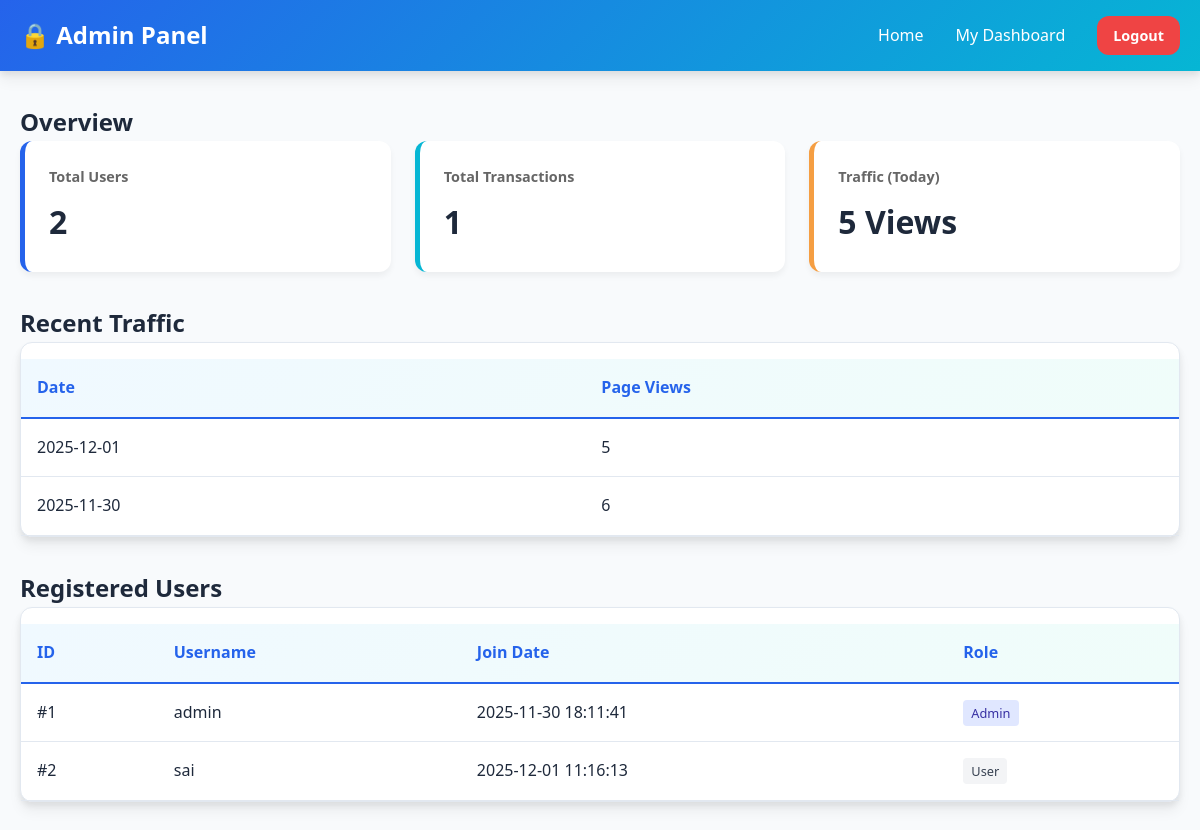
The page /admin (signed in) on the database its author committed.
### tables this page shows
CREATE TABLE traffic (
            id INTEGER PRIMARY KEY AUTOINCREMENT,
            date TEXT,
            page_views INTEGER DEFAULT 0
        );

CREATE TABLE users (
            id INTEGER PRIMARY KEY AUTOINCREMENT,
            username TEXT UNIQUE,
            password TEXT,
            is_admin INTEGER DEFAULT 0,
            join_date TEXT
        );

### app.py (the view)
@app.route('/admin')
def admin_panel():
    if 'user_id' not in session or session.get('is_admin') != 1:
        return "Access Denied: You are not an admin.", 403
    conn = sqlite3.connect('expenses.db')
    cursor = conn.cursor()
    cursor.execute("SELECT id, username, join_date, is_admin FROM users")
    users = cursor.fetchall()
    cursor.execute("SELECT * FROM traffic ORDER BY date DESC LIMIT 7")
    traffic_data = cursor.fetchall()
    cursor.execute("SELECT COUNT(*) FROM users")
    total_users = cursor.fetchone()[0]
    cursor.execute("SELECT COUNT(*) FROM expenses")
    total_expenses = cursor.fetchone()[0]
    conn.close()
    return render_template('admin.html', users=users, traffic=traffic_data, total_users=total_users, total_expenses=total_expenses)

### templates/admin.html (shortened to what this page needs)
<!DOCTYPE html>
<html lang="en">
<head>
    <link rel="stylesheet" href="/static/style.css">
</head>
<body>
    <nav>
        <div class="container">
            <h1>🔒 Admin Panel</h1>
            <ul>
                <li><a href="/">Home</a></li>
                <li><a href="/dashboard">My Dashboard</a></li>
                <li><a href="/logout" class="btn btn-logout">Logout</a></li>
            </ul>
        </div>
    </nav>
    <main class="container" style="margin-top: 2rem;">
        <h2>Overview</h2>
        <div class="admin-grid">
            <div class="stat-card">
                <h3>Total Users</h3>
                <p>{{ total_users }}</p>
            </div>
            <div class="stat-card" style="border-color: var(--secondary);">
                <h3>Total Transactions</h3>
                <p>{{ total_expenses }}</p>
            </div>
            <div class="stat-card" style="border-color: var(--accent);">
                <h3>Traffic (Today)</h3>
                <p>{% if traffic %}{{ traffic[0][2] }}{% else %}0{% endif %} Views</p>
            </div>
        </div>
        <h2>Recent Traffic</h2>
        <div class="card" style="padding: 0;">
            <table>
                <thead><tr><th>Date</th><th>Page Views</th></tr></thead>
                <tbody>
                    {% for row in traffic %}
                    <tr><td>{{ row[1] }}</td><td>{{ row[2] }}</td></tr>
                    {% else %}
                    <tr><td colspan="2">No traffic data.</td></tr>
                    {% endfor %}
                </tbody>
            </table>
        </div>
        <h2>Registered Users</h2>
        <div class="card" style="padding: 0;">
            <table>
                <thead><tr><th>ID</th><th>Username</th><th>Join Date</th><th>Role</th></tr></thead>
                <tbody>
                    {% for user in users %}
                    <tr>
                        <td>#{{ user[0] }}</td>
                        <td>{{ user[1] }}</td>
                        <td>{{ user[2] }}</td>
                        <td>
                            {% if user[3] == 1 %}<span class="tag tag-admin">Admin</span>
                            {% else %}<span class="tag tag-user">User</span>{% endif %}
                        </td>
                    </tr>
                    {% endfor %}
                </tbody>
            </table>
        </div>
    </main>
</body>
</html>

### static/style.css (style rules this page uses)
* { margin: 0; padding: 0; box-sizing: border-box; }
:root { --primary: #2563eb; --secondary: #06b6d4; --accent: #f59e42; --danger: #ef4444; --success: #10b981; --background: #f8fafc; --card-bg: #ffffff; --text: #1e293b; --text-light: #64748b; --border: #e2e8f0; --shadow: 0 4px 6px rgba(0, 0, 0, 0.07), 0 10px 13px rgba(0, 0, 0, 0.05); --shadow-lg: 0 20px 25px rgba(0, 0, 0, 0.1); --radius: 12px; --gradient: linear-gradient(135deg, #2563eb 0%, #06b6d4 100%); }
body { font-family: 'Segoe UI', Tahoma, Geneva, Verdana, sans-serif; background-color: var(--background); color: var(--text); line-height: 1.6; }
nav { background: var(--gradient); padding: 1rem 0; box-shadow: var(--shadow); position: sticky; top: 0; z-index: 100; }
nav .container { max-width: 1200px; margin: 0 auto; padding: 0 20px; display: flex; justify-content: space-between; align-items: center; }
nav h1 { color: white; font-size: 1.5rem; font-weight: 700; }
nav ul { list-style: none; display: flex; gap: 2rem; align-items: center; }
nav a { color: white; text-decoration: none; font-weight: 500; transition: opacity 0.3s; }
.container { max-width: 1200px; margin: 0 auto; padding: 0 20px; }
.btn { display: inline-block; padding: 0.75rem 1.5rem; border: none; border-radius: var(--radius); font-size: 1rem; font-weight: 600; cursor: pointer; transition: all 0.3s ease; text-decoration: none; text-align: center; }
.btn-logout { background: var(--danger); color: white; padding: 0.5rem 1rem; font-size: 0.9rem; }
.card { background: var(--card-bg); border-radius: var(--radius); padding: 2rem; box-shadow: var(--shadow); margin-bottom: 2rem; border: 1px solid var(--border); transition: transform 0.3s, box-shadow 0.3s; }
table { width: 100%; border-collapse: collapse; margin-top: 1rem; }
table thead { background: linear-gradient(135deg, #f0f9ff 0%, #f0fdfa 100%); border-bottom: 2px solid var(--primary); }
table th { padding: 1rem; text-align: left; font-weight: 600; color: var(--primary); }
table td { padding: 1rem; border-bottom: 1px solid var(--border); }

### templates/admin.html (style rules this page uses)
.admin-grid { display: grid; grid-template-columns: repeat(auto-fit, minmax(250px, 1fr)); gap: 1.5rem; margin-bottom: 2rem; }
.stat-card { background: white; padding: 1.5rem; border-radius: 12px; box-shadow: 0 4px 6px rgba(0,0,0,0.05); border-left: 5px solid var(--primary); }
.stat-card h3 { font-size: 0.9rem; color: #666; }
.stat-card p { font-size: 2rem; font-weight: bold; color: var(--text); margin: 0.5rem 0 0 0; }
table { width: 100%; border-collapse: collapse; }
th, td { padding: 1rem; text-align: left; border-bottom: 1px solid #eee; }
.tag { padding: 4px 8px; border-radius: 4px; font-size: 0.8rem; }
.tag-admin { background: #e0e7ff; color: #3730a3; }
.tag-user { background: #f3f4f6; color: #374151; }

### rows shown on the page
traffic: page_views "5", date "2025-12-01"
traffic: date "2025-11-30", page_views "6"
users: id "1", username "admin", join_date "2025-11-30 18:11:41", is_admin "Admin"
users: id "2", username "sai", join_date "2025-12-01 11:16:13", is_admin "User"

### other values the page prints
{{ total_users }} "2"
{{ total_expenses }} "1"
